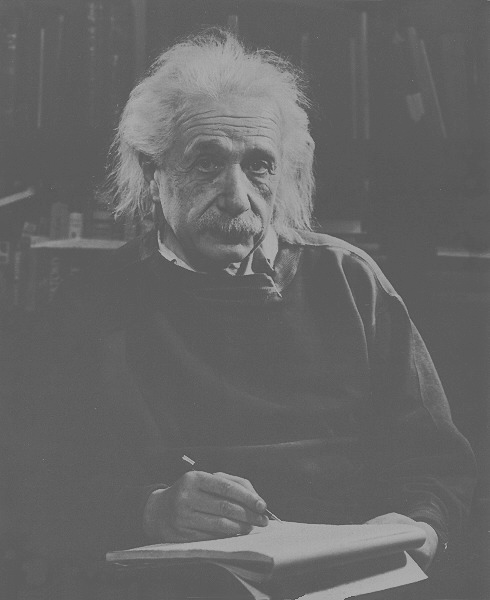
#> input picture HW#2/r11942137-1/images/Einstein.tif, 490 x 600 px
$ python p2.py
#> lines starting #> are read from the running program, lines starting #| are printed output that depends on the picture
import cv2
import numpy as np
import matplotlib.pyplot as plt
from PIL import Image


def shift_mask(h,w):
    shift = np.empty([h,w])
    for i in range(h):
        for j in range(w):
            shift[i,j] = (-1) ** (i+j)
    return shift

def HE(img):
    hist, bins = np.histogram(img.ravel(), 256, [0, 255])
    pdf = hist/img.size
    cdf = pdf.cumsum()
    equ_value = np.around(cdf * 255).astype('uint8')
    result = equ_value[img]
    return result


if __name__ == '__main__':
    img = cv2.imread("./images/Einstein.tif", 0)
#> img is the input picture: shape (600, 490); min 74, max 178, mean 102.4

    h, w = img.shape
#> h = 600; w = 490
    P = h + 3 - 1
#> P = 602
    Q = w + 3 - 1
#> Q = 492

    kernel = np.array([[-1, -1, -1], [-1, 9, -1], [-1, -1, -1]])

    # create F(u,v)
    padded_img = np.zeros([P, Q])
    padded_img[:h, :w] = img
    shift = shift_mask(h, w)
#> after the loop in shift_mask, `for i in range(h):`:
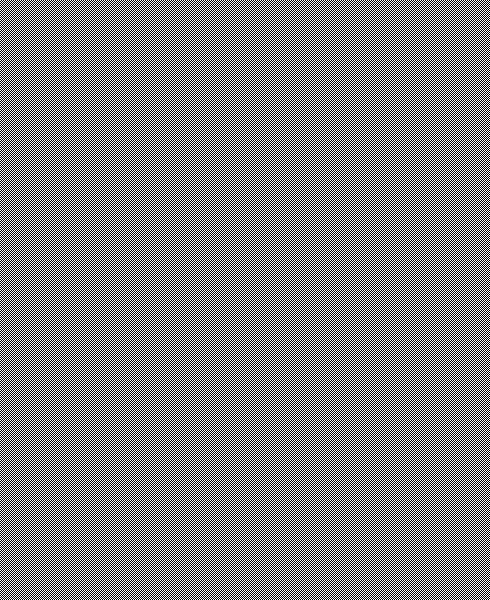
#> shift: shape (600, 490) float64; values -1 (black) and 1 (white), 50% white in thin lines or dots
    padded_shifted_img = np.zeros([P, Q])
    padded_shifted_img[:h, :w] = img * shift
    f_padded_shifted_img = np.fft.fft2(padded_shifted_img)
    log_f_padded_shifted_img = 1 * np.log(1 + np.abs(f_padded_shifted_img))

    # create H(u,v)
    kernel_size = kernel.shape[0]
    shifted_sobel = np.zeros([P, Q])
    shifted_sobel[:kernel_size, :kernel_size] = kernel * shift_mask(kernel_size, kernel_size)
    f_shifted_sobel = np.fft.fft2(shifted_sobel)
    log_f_shifted_sobel = 1 * np.log(1 + np.abs(f_shifted_sobel))

    # G(u,v) = F(u,v)*H(u,v)
    f_filtered_img = f_padded_shifted_img * f_shifted_sobel
    log_f_filtered_img = 1 * np.log(1 + np.abs(f_filtered_img))

    # Get back to spatial domain
    img_filtered = np.fft.ifft2(f_filtered_img).real * shift_mask(P, Q)
    img_eq = img_filtered[:h, :w]

    plt.figure(figsize=(16, 10))

    plt.subplot(131)
    plt.imshow(log_f_padded_shifted_img, cmap='gray')
    plt.title('Spectrum of padded and shifted image')
    plt.subplot(132)
    plt.imshow(log_f_shifted_sobel, cmap='gray')
    plt.title('Spectrum of padded and shifted Sharpen filter')
    plt.subplot(133)
    plt.imshow(log_f_filtered_img, cmap='gray')
    plt.title('Spectrum of filtered image')
    plt.savefig('./images/Problem2-1.png')
    plt.show()

    img_eq = np.clip(img_eq, 0, 255)
    img_eq = img_eq/img_eq.max()
    img_eq *= img.max()
    img_eq[img_eq - img_eq.mean() < 0.15] = 0
    cv2.imshow("edge_Einstein", img_eq)

    for i in range(10):
        img_eq += img
        img_eq -= img_eq.min()
        img_eq = img_eq / img_eq.max()
        img_eq *= img.max()
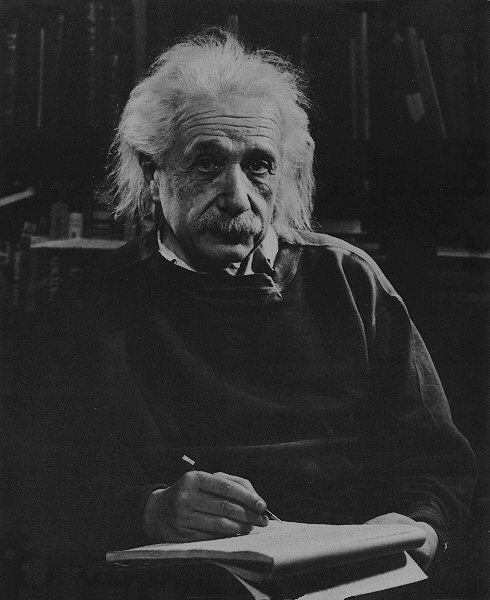
#> img_eq: shape (600, 490) float64; min 0, max 178, mean 47.4


    cv2.imshow("Einstein",img)
    cv2.imshow("Einstein_eq", np.array(img_eq, dtype=np.uint8))
    cv2.imwrite("./images/filtered_Einstein.png", np.array(img_eq, dtype=np.uint8))

    # =============================================================================================

    img2 = cv2.imread("./images/phobos.tif", 0)
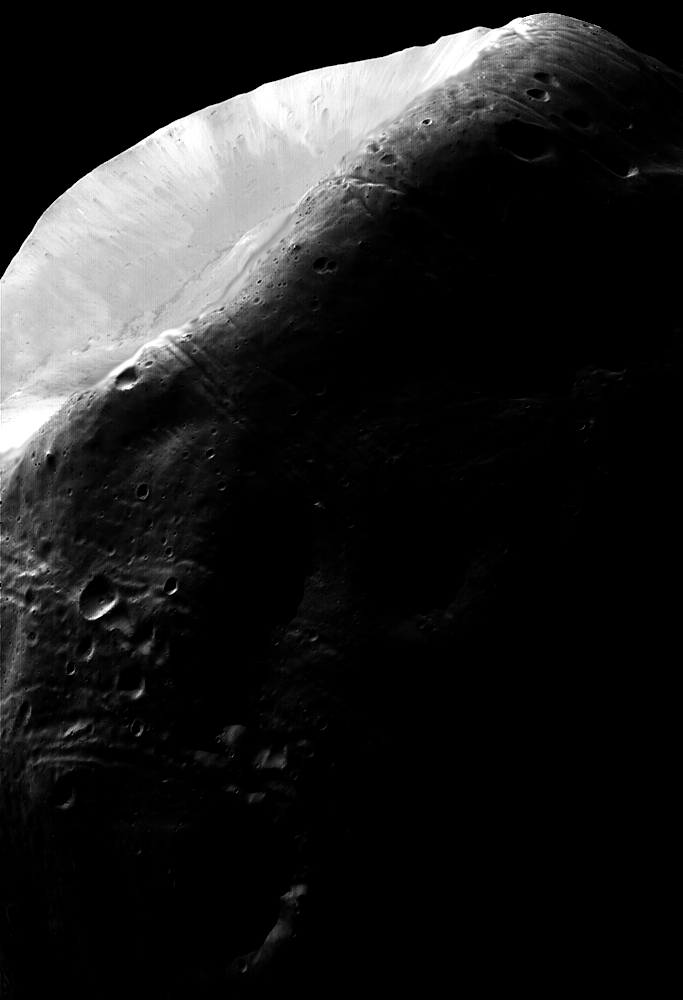
#> input picture HW#2/r11942137-1/images/phobos.tif, 683 x 1000 px
#> img2 is the input picture: shape (1000, 683); min 0, max 255, mean 31.7
    img_he = HE(img2)
#> in HE, `hist, bins = np.histogram(img.ravel(), 256, [0, 255])`: hist = 256 values, max 421847 at index 0, min 11 at index 90, mean 2668; bins = 257 values from 0 to 255
#> in HE, `pdf = hist/img.size`: pdf = 256 values, max 0.618 at index 0, min 1.61e-05 at index 90, mean 0.00391
#> in HE, `cdf = pdf.cumsum()`: cdf = 256 values from 0.618 to 1
#> in HE, `equ_value = np.around(cdf * 255).astype('uint8')`: equ_value = 256 values from 157 to 255
    cv2.imshow("he_phobos", img_he)

    h, w = img_he.shape
#> h = 1000; w = 683
    P = h + 3 - 1
#> P = 1002
    Q = w + 3 - 1
#> Q = 685

    kernel = np.array([[-1, -1, -1], [-1, 9, -1], [-1, -1, -1]])

    # create F(u,v)
    padded_img = np.zeros([P, Q])
    padded_img[:h, :w] = img_he
#> padded_img: shape (1002, 685) float64
    shift = shift_mask(h, w)
#> call 4 of shift_mask, with h = 1000, w = 683
#> after the loop in shift_mask (call 4), `for i in range(h):`:
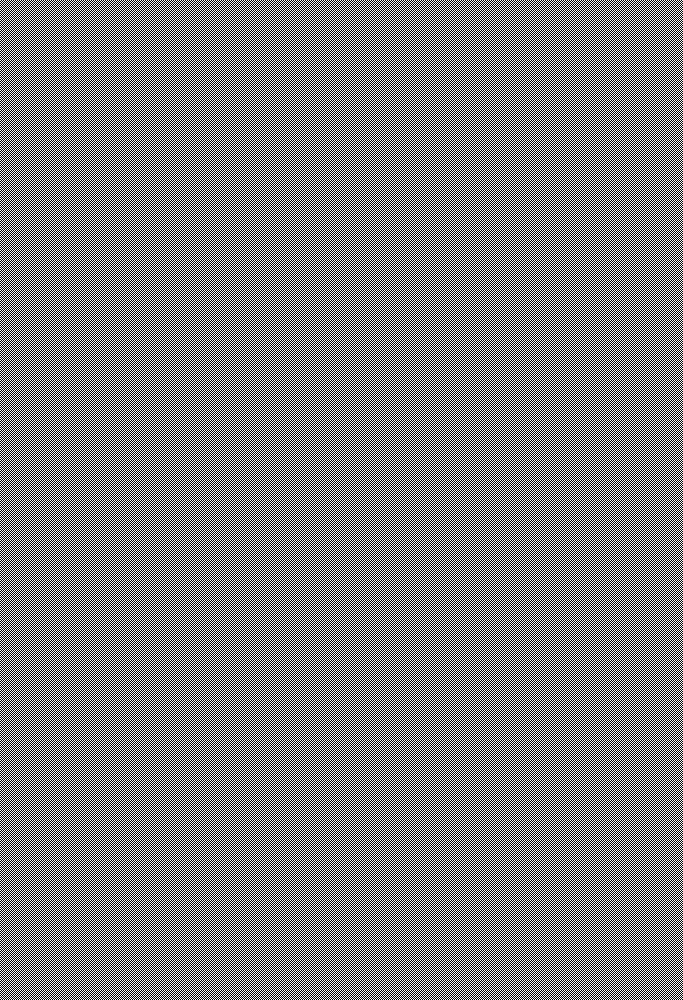
#> shift: shape (1000, 683) float64; values -1 (black) and 1 (white), 50% white in thin lines or dots
    padded_shifted_img = np.zeros([P, Q])
    padded_shifted_img[:h, :w] = img_he * shift
#> padded_shifted_img: shape (1002, 685) float64
    f_padded_shifted_img = np.fft.fft2(padded_shifted_img)
    log_f_padded_shifted_img = 1 * np.log(1 + np.abs(f_padded_shifted_img))
#> log_f_padded_shifted_img: shape (1002, 685) float64

    # create H(u,v)
    kernel_size = kernel.shape[0]
    shifted_sobel = np.zeros([P, Q])
    shifted_sobel[:kernel_size, :kernel_size] = kernel * shift_mask(kernel_size, kernel_size)
    f_shifted_sobel = np.fft.fft2(shifted_sobel)
    log_f_shifted_sobel = 1 * np.log(1 + np.abs(f_shifted_sobel))

    # G(u,v) = F(u,v)*H(u,v)
    f_filtered_img = f_padded_shifted_img * f_shifted_sobel
    log_f_filtered_img = 1 * np.log(1 + np.abs(f_filtered_img))
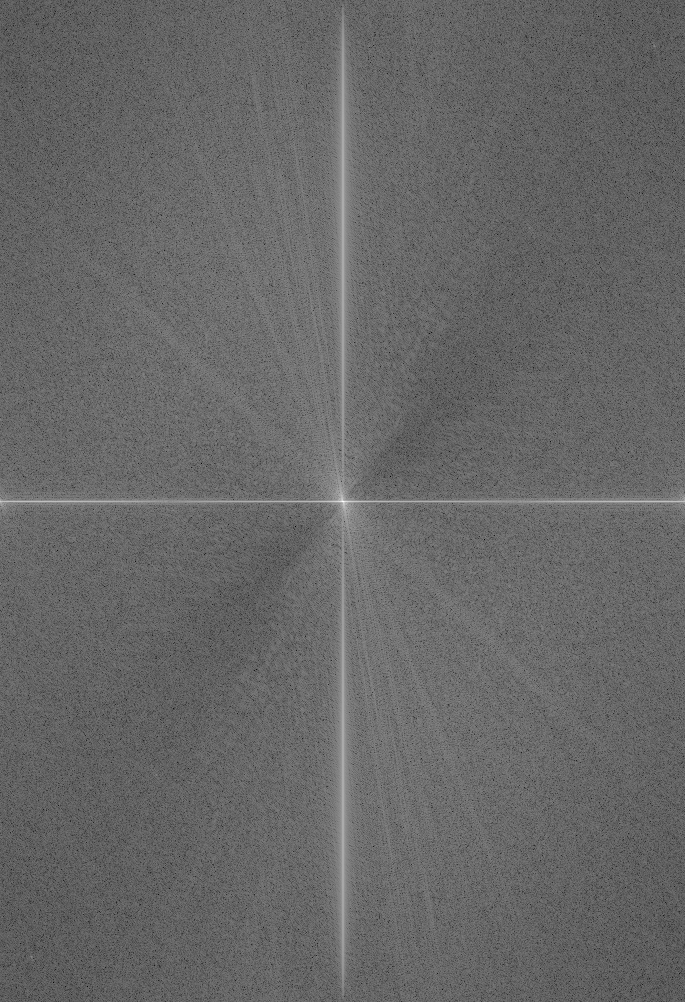
#> log_f_filtered_img: shape (1002, 685) float64; min 3.78, max 18.16, mean 9.61; drawn with min black and max white

    # Get back to spatial domain
    img_filtered = np.fft.ifft2(f_filtered_img).real * shift_mask(P, Q)
#> img_filtered: shape (1002, 685) float64
    img_eq2 = img_filtered[:h, :w]

    plt.figure(figsize=(16, 10))

    plt.subplot(131)
    plt.imshow(log_f_padded_shifted_img, cmap='gray')
    plt.title('Spectrum of padded and shifted image')
    plt.subplot(132)
    plt.imshow(log_f_shifted_sobel, cmap='gray')
    plt.title('Spectrum of padded and shifted Sharpen filter')
    plt.subplot(133)
    plt.imshow(log_f_filtered_img, cmap='gray')
    plt.title('Spectrum of filtered image')
    plt.savefig('./images/Problem2-2.png')
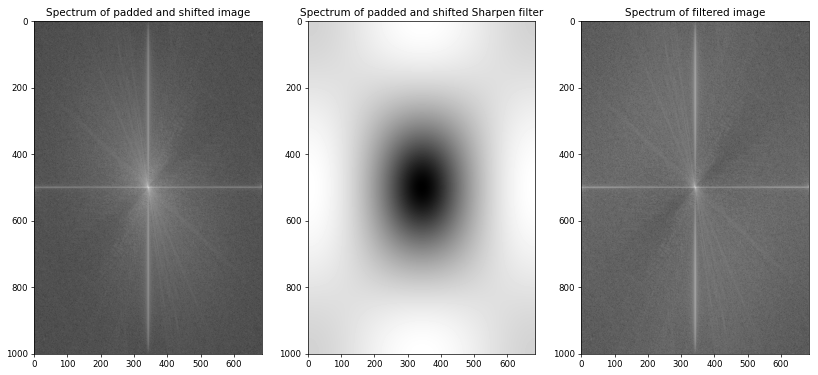
#> figure drawn by matplotlib, 3 panels
    plt.show()


    img_eq2 = np.clip(img_eq2, 0, 255)
    img_eq2 = img_eq2 / img_eq2.max()
    img_eq2 *= img.max()
    img_eq2[img_eq2 - img_eq2.mean() < 0.15] = 0
    cv2.imshow("conv_phobos", img_eq2)
    for i in range(10):
        img_eq2 += img_he
        img_eq2 -= img_eq2.min()
        img_eq2 = img_eq2 / img_eq2.max()
        img_eq2 *= img_he.max()
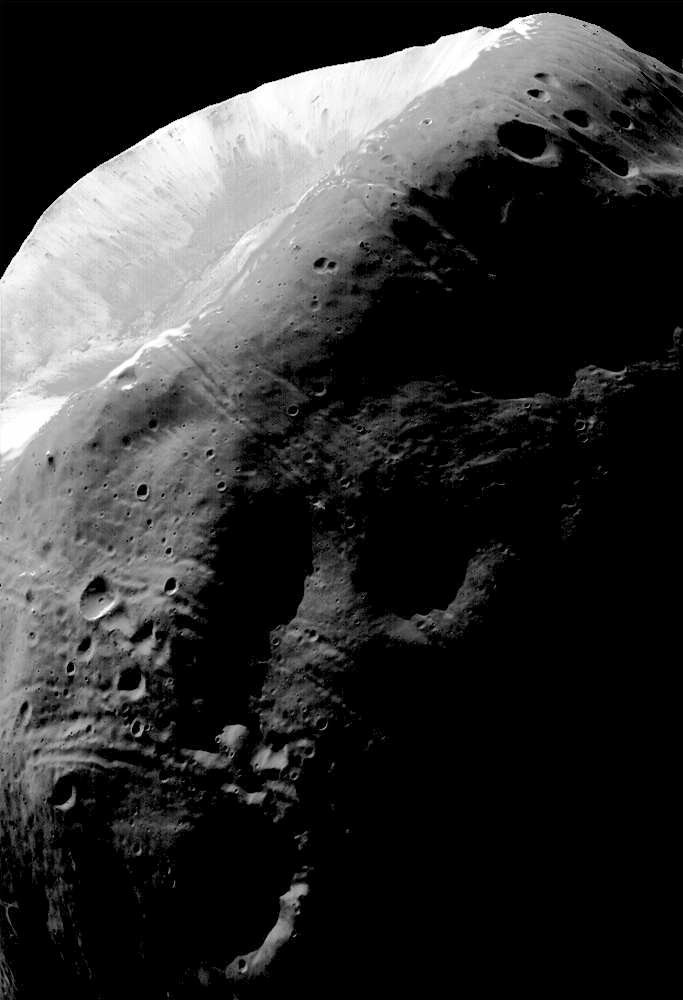
#> img_eq2: shape (1000, 683) float64; min 0, max 255, mean 50.8

    cv2.imshow("phobos", img2)
    cv2.imshow("phobos_eq", np.array(img_eq2, dtype=np.uint8))
    cv2.imwrite("./images/filtered_phobos.png", np.array(img_eq2, dtype=np.uint8))

    cv2.waitKey(0)
